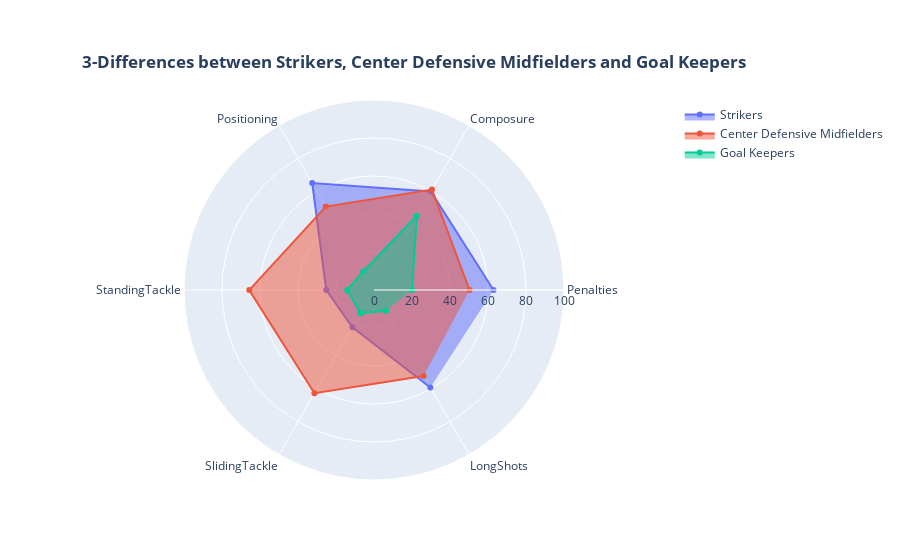

Write notebook code for a chart like this one.
### Code cell
trace8a = go.Scatterpolar(theta=['Penalties', 'Composure', 'Positioning', 
                                 'StandingTackle', 'SlidingTackle', 'LongShots'
                                ],
                          r=df_skills3[df_skills3['Position'] == 'ST']
                          [['Penalties', 'Composure', 'Positioning', 
                                 'StandingTackle', 'SlidingTackle', 'LongShots']].values[0],
                          fill='toself',
                          name='Strikers'
                         )

trace8b = go.Scatterpolar(theta=['Penalties', 'Composure', 'Positioning', 
                                 'StandingTackle', 'SlidingTackle', 'LongShots'
                                ],
                          r=df_skills3[df_skills3['Position'] == 'CDM']
                          [['Penalties', 'Composure', 'Positioning', 
                                 'StandingTackle', 'SlidingTackle', 'LongShots']].values[0],
                          fill='toself',
                          name='Center Defensive Midfielders'
                         )

trace8c = go.Scatterpolar(theta=['Penalties', 'Composure', 'Positioning', 
                                 'StandingTackle', 'SlidingTackle', 'LongShots'
                                ],
                          r=df_skills3[df_skills3['Position'] == 'GK']
                          [['Penalties', 'Composure', 'Positioning', 
                                 'StandingTackle', 'SlidingTackle', 'LongShots']].values[0],
                          fill='toself',
                          name='Goal Keepers'
                         )

layout = go.Layout(polar=dict(radialaxis=dict(visible=True,
                                              range=[0, 100]
                                             )
                             
                             ),
                   showlegend=True,
        title={
        'text': "<b>3-Differences between Strikers, Center Defensive Midfielders and Goal Keepers</b>",
        'y':0.9,
        'x':0.46,
        'xanchor': 'center',
        'yanchor': 'top'}
                  )

fig = go.Figure(data=[trace8a, trace8b, trace8c], layout=layout)
py.iplot(fig)

### Figure 1 — Plotly figure (JSON) as saved in the notebook; plotly's stock layout.template omitted (floating-point values rounded to 4 significant figures)
{"data": [{"fill": "toself", "name": "Strikers", "r": [62.89, 59.9, 65.05, 25.14, 22.7, 59.28], "theta": ["Penalties", "Composure", "Positioning", "StandingTackle", "SlidingTackle", "LongShots"], "type": "scatterpolar"}, {"fill": "toself", "name": "Center Defensive Midfielders", "r": [50.28, 61.05, 50.7, 65.66, 62.71, 52.23], "theta": ["Penalties", "Composure", "Positioning", "StandingTackle", "SlidingTackle", "LongShots"], "type": "scatterpolar"}, {"fill": "toself", "name": "Goal Keepers", "r": [20.01, 45.1, 11.26, 14.14, 14.07, 12.66], "theta": ["Penalties", "Composure", "Positioning", "StandingTackle", "SlidingTackle", "LongShots"], "type": "scatterpolar"}], "layout": {"polar": {"radialaxis": {"range": [0, 100], "visible": true}}, "showlegend": true, "title": {"text": "<b>3-Differences between Strikers, Center Defensive Midfielders and Goal Keepers</b>", "x": 0.46, "xanchor": "center", "y": 0.9, "yanchor": "top"}}}
